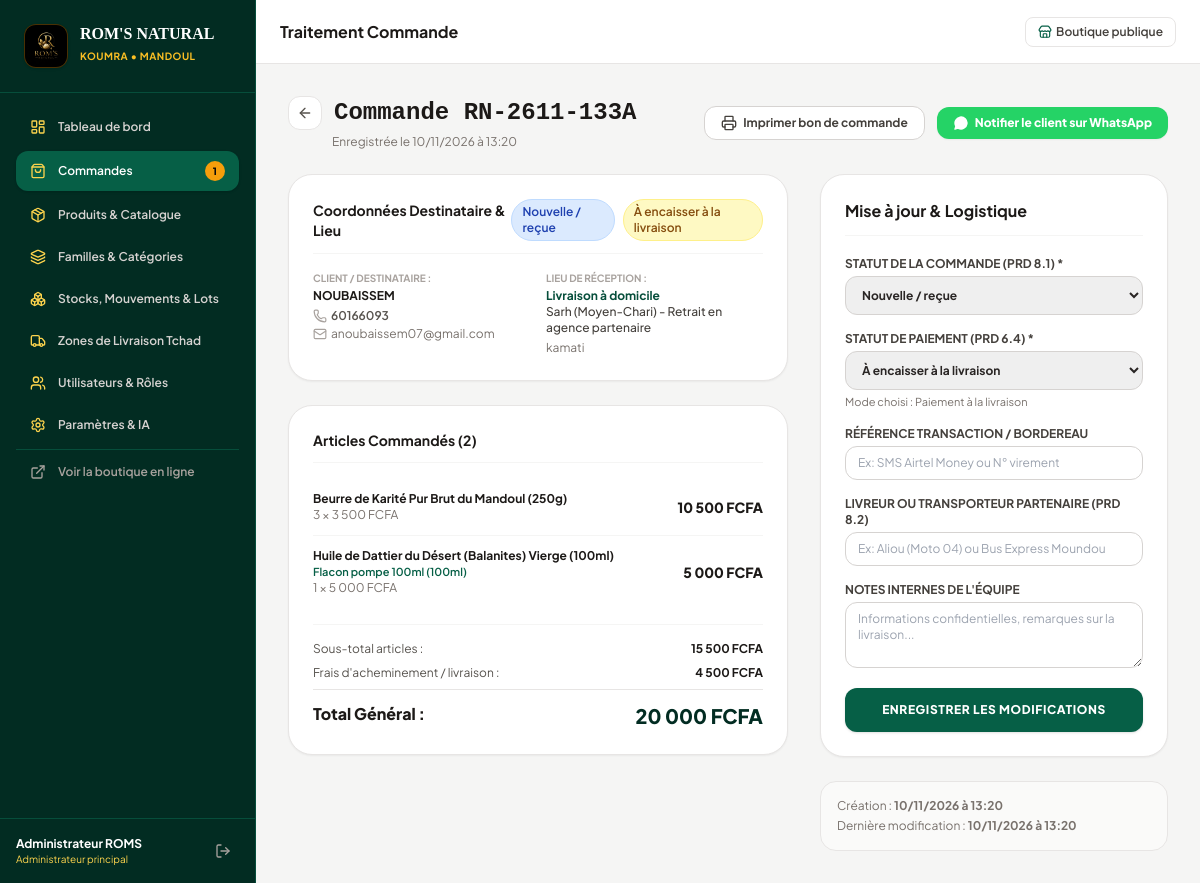
The app's page /admin/order_detail.php?id=3 (signed in) with its own data.
### tables this page shows
CREATE TABLE orders (
        id INTEGER PRIMARY KEY AUTOINCREMENT,
        reference TEXT UNIQUE NOT NULL,
        client_nom TEXT NOT NULL,
        client_telephone TEXT NOT NULL,
        client_email TEXT,
        zone_id INTEGER,
        zone_nom TEXT,
        adresse_detaillee TEXT NOT NULL,
        mode_reception TEXT NOT NULL DEFAULT 'Livraison',
        mode_paiement TEXT NOT NULL DEFAULT 'Paiement à la livraison',
        statut_paiement TEXT NOT NULL DEFAULT 'À encaisser à la livraison',
        statut_commande TEXT NOT NULL DEFAULT 'Nouvelle / reçue',
        reference_paiement TEXT,
        sous_total REAL NOT NULL DEFAULT 0,
        frais_livraison REAL NOT NULL DEFAULT 0,
        total REAL NOT NULL DEFAULT 0,
        notes_client TEXT,
        notes_internes TEXT,
        motif_annulation TEXT,
        livreur_nom TEXT,
        date_paiement DATETIME,
        date_creation DATETIME DEFAULT CURRENT_TIMESTAMP,
        date_mise_a_jour DATETIME DEFAULT CURRENT_TIMESTAMP
    );

CREATE TABLE order_items (
        id INTEGER PRIMARY KEY AUTOINCREMENT,
        commande_id INTEGER NOT NULL,
        produit_id INTEGER,
        nom_produit TEXT NOT NULL,
        nom_variante TEXT,
        prix_unitaire REAL NOT NULL,
        quantite INTEGER NOT NULL,
        sous_total REAL NOT NULL,
        photo TEXT,
        FOREIGN KEY (commande_id) REFERENCES orders(id) ON DELETE CASCADE
    );

### admin/order_detail.php (the view, shortened to what this page needs)
<?php
require_once __DIR__ . '/header.php';
$orderId = (int)($_GET['id'] ?? 0);
$stmt = $pdo->prepare("SELECT * FROM orders WHERE id = ?");
$stmt->execute([$orderId]);
$order = $stmt->fetch();
$stmtItems = $pdo->prepare("SELECT * FROM order_items WHERE commande_id = ?");
$stmtItems->execute([$order['id']]);
$items = $stmtItems->fetchAll();
$orderStatuses = [
    'Nouvelle / reçue',
    'Confirmée',
    'En préparation',
    'Prête',
    'En livraison',
    'Terminée',
    'Annulée',
    'En attente'
];
$paymentStatuses = [
    'En attente',
    'À encaisser à la livraison',
    'Payé',
    'Échec ou rejeté',
    'Remboursé'
];
?>
<div class="space-y-6 max-w-6xl mx-auto">
    <div class="flex flex-col sm:flex-row items-start sm:items-center justify-between gap-4">
        <div>
            <div class="flex items-center gap-3">
                <a href="<?= BASE_URL ?>/admin/orders.php" class="p-2 bg-white rounded-xl border border-stone-200 text-stone-600 hover:bg-stone-50 transition" title="Retour aux commandes">
                    <i data-lucide="arrow-left" class="w-4 h-4"></i>
                </a>
                <h1 class="text-xl sm:text-2xl font-black text-stone-900 font-mono">
                    Commande <?= htmlspecialchars($order['reference']) ?>
                </h1>
            </div>
            <p class="text-xs text-stone-500 mt-1 pl-11">
                Enregistrée le <?= formatDateFr($order['date_creation']) ?>
            </p>
        </div>
        <div class="flex items-center gap-3">
            <button onclick="window.print()" class="px-4 py-2 bg-white border border-stone-300 hover:bg-stone-50 rounded-xl text-stone-700 font-bold text-xs transition flex items-center gap-1.5 shadow-xs">
                <i data-lucide="printer" class="w-4 h-4"></i>
                <span>Imprimer bon de commande</span>
            </button>
            <a href="<?= getWhatsAppAdminToCustomerLink($order['client_telephone'], $order['reference'], $order['statut_commande'], $order['client_nom']) ?>"
               target="_blank" rel="noopener noreferrer"
               class="px-4 py-2 bg-[#25D366] hover:bg-[#20ba59] text-white font-extrabold text-xs rounded-xl transition flex items-center gap-1.5 shadow-sm">
                <i data-lucide="message-circle" class="w-4 h-4 fill-white stroke-none"></i>
                <span>Notifier le client sur WhatsApp</span>
            </a>
        </div>
    </div>
    <div class="grid grid-cols-1 lg:grid-cols-12 gap-8 items-start">
        <div class="lg:col-span-7 space-y-6" id="printable-invoice">
            <div class="bg-white p-6 rounded-3xl border border-stone-200 shadow-sm space-y-4">
                <div class="flex items-center justify-between pb-3 border-b border-stone-100">
                    <h3 class="font-bold text-sm text-stone-900">Coordonnées Destinataire & Lieu</h3>
                    <div class="flex items-center gap-2">
                        <?= orderStatusBadge($order['statut_commande']) ?>
                        <?= paymentStatusBadge($order['statut_paiement']) ?>
                    </div>
                </div>
                <div class="grid grid-cols-1 sm:grid-cols-2 gap-4 text-xs">
                    <div>
                        <span class="text-stone-400 font-bold uppercase text-[10px]">Client / Destinataire :</span>
                        <p class="font-bold text-stone-900 mt-0.5"><?= htmlspecialchars($order['client_nom']) ?></p>
                        <p class="text-stone-600 mt-1 flex items-center gap-1">
                            <i data-lucide="phone" class="w-3.5 h-3.5 text-stone-400"></i>
                            <a href="tel:<?= preg_replace('/[^0-9]/', '', $order['client_telephone']) ?>" class="hover:underline font-semibold"><?= htmlspecialchars($order['client_telephone']) ?></a>
                        </p>
                        <?php if (!empty($order['client_email'])): ?>
                            <p class="text-stone-500 mt-0.5 flex items-center gap-1">
                                <i data-lucide="mail" class="w-3.5 h-3.5 text-stone-400"></i>
                                <span><?= htmlspecialchars($order['client_email']) ?></span>
                            </p>
                        <?php endif; ?>
                    </div>
                    <div>
                        <span class="text-stone-400 font-bold uppercase text-[10px]">Lieu de Réception :</span>
                        <p class="font-bold text-emerald-900 mt-0.5"><?= htmlspecialchars($order['mode_reception']) ?></p>
                        <p class="text-stone-700 font-medium"><?= htmlspecialchars($order['zone_nom']) ?></p>
                        <p class="text-stone-500 mt-1"><?= htmlspecialchars($order['adresse_detaillee']) ?></p>
                    </div>
                </div>
            </div>
            <div class="bg-white p-6 rounded-3xl border border-stone-200 shadow-sm space-y-4">
                <h3 class="font-bold text-sm text-stone-900 pb-3 border-b border-stone-100">
                    Articles Commandés (<?= count($items) ?>)
                </h3>
                <div class="divide-y divide-stone-100">
                    <?php foreach ($items as $it): ?>
                        <div class="py-3 flex items-center justify-between text-xs">
                            <div class="flex-1 min-w-0 pr-4">
                                <h4 class="font-bold text-stone-900 truncate"><?= htmlspecialchars($it['nom_produit']) ?></h4>
                                <?php if (!empty($it['nom_variante'])): ?>
                                    <span class="text-emerald-800 text-[11px] font-semibold block"><?= htmlspecialchars($it['nom_variante']) ?></span>
                                <?php endif; ?>
                                <span class="text-stone-500"><?= $it['quantite'] ?> × <?= formatPrice($it['prix_unitaire']) ?></span>
                            </div>
                            <span class="font-black text-stone-900 text-sm whitespace-nowrap"><?= formatPrice($it['sous_total']) ?></span>
                        </div>
                    <?php endforeach; ?>
                </div>
                <div class="pt-4 border-t border-stone-100 space-y-2 text-xs">
                    <div class="flex justify-between text-stone-600">
                        <span>Sous-total articles :</span>
                        <span class="font-bold text-stone-900"><?= formatPrice($order['sous_total']) ?></span>
                    </div>
                    <div class="flex justify-between text-stone-600">
                        <span>Frais d'acheminement / livraison :</span>
                        <span class="font-bold text-stone-900"><?= formatPrice($order['frais_livraison']) ?></span>
                    </div>
                    <div class="flex justify-between text-base pt-3 border-t border-stone-200">
                        <span class="font-black text-stone-900">Total Général :</span>
                        <span class="font-black text-emerald-950 text-xl"><?= formatPrice($order['total']) ?></span>
                    </div>
                </div>
            </div>
        </div>
        <div class="lg:col-span-5 space-y-6 no-print">
            <div class="bg-white p-6 rounded-3xl border border-stone-200 shadow-sm space-y-5">
                <h3 class="font-bold text-base text-stone-900 pb-3 border-b border-stone-100">
                    Mise à jour & Logistique
                </h3>
                <form method="POST" class="space-y-4 text-xs">
                    <div>
                        <label class="block font-bold text-stone-700 uppercase mb-1">Statut de la commande (PRD 8.1) *</label>
                        <select name="statut_commande" id="select-statut" class="w-full px-3 py-2.5 rounded-xl border border-stone-300 font-bold focus:outline-none focus:border-emerald-700">
                            <?php foreach ($orderStatuses as $st): ?>
                                <option value="<?= $st ?>" <?= $order['statut_commande'] === $st ? 'selected' : '' ?>><?= $st ?></option>
                            <?php endforeach; ?>
                        </select>
                    </div>
                    <div>
                        <label class="block font-bold text-stone-700 uppercase mb-1">Statut de paiement (PRD 6.4) *</label>
                        <select name="statut_paiement" class="w-full px-3 py-2.5 rounded-xl border border-stone-300 font-bold focus:outline-none focus:border-emerald-700">
                            <?php foreach ($paymentStatuses as $pst): ?>
                                <option value="<?= $pst ?>" <?= $order['statut_paiement'] === $pst ? 'selected' : '' ?>><?= $pst ?></option>
                            <?php endforeach; ?>
                        </select>
                        <span class="text-[11px] text-stone-500 mt-1 block">Mode choisi : <?= htmlspecialchars($order['mode_paiement']) ?></span>
                    </div>
                    <div>
                        <label class="block font-bold text-stone-700 uppercase mb-1">Référence Transaction / Bordereau</label>
                        <input type="text" name="reference_paiement" value="<?= htmlspecialchars($order['reference_paiement'] ?? '') ?>" placeholder="Ex: SMS Airtel Money ou N° virement"
                               class="w-full px-3 py-2 rounded-xl border border-stone-300">
                    </div>
                    <div>
                        <label class="block font-bold text-stone-700 uppercase mb-1">Livreur ou Transporteur Partenaire (PRD 8.2)</label>
                        <input type="text" name="livreur_nom" value="<?= htmlspecialchars($order['livreur_nom'] ?? '') ?>" placeholder="Ex: Aliou (Moto 04) ou Bus Express Moundou"
                               class="w-full px-3 py-2 rounded-xl border border-stone-300">
                    </div>
                    <div>
                        <label class="block font-bold text-stone-700 uppercase mb-1">Notes Internes de l'Équipe</label>
                        <textarea name="notes_internes" rows="3" placeholder="Informations confidentielles, remarques sur la livraison..."
                                  class="w-full px-3 py-2 rounded-xl border border-stone-300"><?= htmlspecialchars($order['notes_internes'] ?? '') ?></textarea>
                    </div>
                    <button type="submit" class="w-full py-3.5 px-4 bg-emerald-800 hover:bg-emerald-900 text-white font-extrabold text-xs uppercase tracking-wider rounded-xl transition shadow">
                        Enregistrer les modifications
                    </button>
                </form>
            </div>
            <div class="bg-stone-50 p-4 rounded-2xl border border-stone-200 text-xs text-stone-500 space-y-1">
                <p>Création : <strong><?= formatDateFr($order['date_creation']) ?></strong></p>
                <p>Dernière modification : <strong><?= formatDateFr($order['date_mise_a_jour']) ?></strong></p>
            </div>
        </div>
    </div>
</div>
<?php require_once __DIR__ . '/footer.php'; ?>

### includes/functions.php (shortened to what this page needs)
<?php
function formatPrice($amount) {
    return number_format((float)$amount, 0, ',', ' ') . ' FCFA';
}
function formatDateFr($datetime, $withHour = true) {
    $timestamp = strtotime($datetime);
    if ($withHour) {
        return date('d/m/Y à H:i', $timestamp);
    }
    return date('d/m/Y', $timestamp);
}
function orderStatusBadge($status) {
    $colors = [
        'Nouvelle / reçue' => 'bg-blue-100 text-blue-800 border-blue-200',
        'Confirmée' => 'bg-indigo-100 text-indigo-800 border-indigo-200',
        'En préparation' => 'bg-amber-100 text-amber-800 border-amber-200',
        'Prête' => 'bg-purple-100 text-purple-800 border-purple-200',
        'En livraison' => 'bg-sky-100 text-sky-800 border-sky-200',
        'Terminée' => 'bg-emerald-100 text-emerald-800 border-emerald-200',
        'Annulée' => 'bg-rose-100 text-rose-800 border-rose-200',
        'En attente' => 'bg-orange-100 text-orange-800 border-orange-200',
    ];
    $cls = $colors[$status] ?? 'bg-gray-100 text-gray-800 border-gray-200';
    return '<span class="inline-flex items-center px-2.5 py-1 rounded-full text-xs font-semibold border ' . $cls . '">' . htmlspecialchars($status) . '</span>';
}
function paymentStatusBadge($status) {
    $colors = [
        'En attente' => 'bg-amber-100 text-amber-800 border-amber-200',
        'À encaisser à la livraison' => 'bg-yellow-100 text-yellow-800 border-yellow-200',
        'Payé' => 'bg-emerald-100 text-emerald-800 border-emerald-200',
        'Échec ou rejeté' => 'bg-rose-100 text-rose-800 border-rose-200',
        'Remboursé' => 'bg-gray-100 text-gray-800 border-gray-200',
    ];
    $cls = $colors[$status] ?? 'bg-gray-100 text-gray-800 border-gray-200';
    return '<span class="inline-flex items-center px-2.5 py-1 rounded-full text-xs font-semibold border ' . $cls . '">' . htmlspecialchars($status) . '</span>';
}
function getWhatsAppAdminToCustomerLink($customerPhone, $orderRef, $status, $clientName) {
    $cleanPhone = preg_replace('/[^0-9]/', '', $customerPhone);
    if (strlen($cleanPhone) === 8 && !str_starts_with($cleanPhone, '235')) {
        $cleanPhone = '235' . $cleanPhone;
    }
    $text = "Bonjour " . $clientName . ",\n\nIci l'équipe *ROM'S Natural* au Tchad concernant votre commande *" . $orderRef . "*.\nVotre commande est actuellement : *" . $status . "*.\n\nNous restons à votre entière disposition pour tout renseignement.";
    return "https://wa.me/" . $cleanPhone . "?text=" . urlencode($text);
}

### admin/header.php (style rules this page uses)
body { font-family: 'Plus Jakarta Sans', sans-serif; }

### records on screen
orders: reference "RN-2611-133A", date_creation "10/11/2026 à 13:20", statut_commande "Nouvelle / reçue", statut_paiement "À encaisser à la livraison", client_nom "NOUBAISSEM", client_telephone "60166093", client_email "anoubaissem07@gmail.com", mode_reception "Livraison à domicile", zone_nom "Sarh (Moyen-Chari) - Retrait en agence partenaire", adresse_detaillee "kamati", sous_total "15 500 FCFA", frais_livraison "4 500 FCFA", total "20 000 FCFA", mode_paiement "Paiement à la livraison", date_mise_a_jour "10/11/2026 à 13:20"
order_items: nom_produit "Beurre de Karité Pur Brut du Mandoul (250g)", quantite "3", prix_unitaire "3 500 FCFA", sous_total "10 500 FCFA"
order_items: nom_produit "Huile de Dattier du Désert (Balanites) Vierge (100ml)", nom_variante "Flacon pompe 100ml (100ml)", quantite "1", prix_unitaire "5 000 FCFA", sous_total "5 000 FCFA"

### other values on screen
$pendingOrdersCount "1"
$_SESSION['admin_name'] "Administrateur ROMS"
$adminRole "Administrateur principal"
$adminTitle "Traitement Commande"
count($items) "2"
